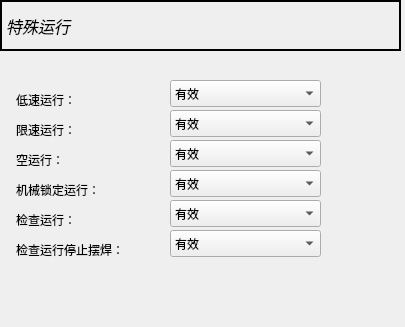
<?xml version="1.0" encoding="UTF-8"?>
<ui version="4.0">
 <class>SpeOperation</class>
 <widget class="QDialog" name="SpeOperation">
  <property name="geometry">
   <rect>
    <x>0</x>
    <y>0</y>
    <width>405</width>
    <height>327</height>
   </rect>
  </property>
  <property name="windowTitle">
   <string>Dialog</string>
  </property>
  <widget class="QLabel" name="label">
   <property name="geometry">
    <rect>
     <x>0</x>
     <y>0</y>
     <width>401</width>
     <height>51</height>
    </rect>
   </property>
   <property name="font">
    <font>
     <pointsize>12</pointsize>
     <italic>true</italic>
    </font>
   </property>
   <property name="frameShape">
    <enum>QFrame::WinPanel</enum>
   </property>
   <property name="text">
    <string>特殊运行</string>
   </property>
  </widget>
  <widget class="QLabel" name="label_2">
   <property name="geometry">
    <rect>
     <x>16</x>
     <y>90</y>
     <width>121</width>
     <height>20</height>
    </rect>
   </property>
   <property name="text">
    <string>低速运行：</string>
   </property>
  </widget>
  <widget class="QComboBox" name="comboBox">
   <property name="geometry">
    <rect>
     <x>170</x>
     <y>80</y>
     <width>151</width>
     <height>27</height>
    </rect>
   </property>
   <property name="currentText">
    <string>无效</string>
   </property>
   <item>
    <property name="text">
     <string>有效</string>
    </property>
   </item>
   <item>
    <property name="text">
     <string>无效</string>
    </property>
   </item>
  </widget>
  <widget class="QComboBox" name="comboBox_2">
   <property name="geometry">
    <rect>
     <x>170</x>
     <y>110</y>
     <width>151</width>
     <height>27</height>
    </rect>
   </property>
   <property name="currentText">
    <string>有效</string>
   </property>
   <item>
    <property name="text">
     <string>有效</string>
    </property>
   </item>
   <item>
    <property name="text">
     <string>无效</string>
    </property>
   </item>
  </widget>
  <widget class="QLabel" name="label_3">
   <property name="geometry">
    <rect>
     <x>16</x>
     <y>120</y>
     <width>121</width>
     <height>20</height>
    </rect>
   </property>
   <property name="text">
    <string>限速运行：</string>
   </property>
  </widget>
  <widget class="QLabel" name="label_4">
   <property name="geometry">
    <rect>
     <x>16</x>
     <y>180</y>
     <width>121</width>
     <height>20</height>
    </rect>
   </property>
   <property name="text">
    <string>机械锁定运行：</string>
   </property>
  </widget>
  <widget class="QComboBox" name="comboBox_3">
   <property name="geometry">
    <rect>
     <x>170</x>
     <y>170</y>
     <width>151</width>
     <height>27</height>
    </rect>
   </property>
   <property name="currentText">
    <string>有效</string>
   </property>
   <item>
    <property name="text">
     <string>有效</string>
    </property>
   </item>
   <item>
    <property name="text">
     <string>无效</string>
    </property>
   </item>
  </widget>
  <widget class="QComboBox" name="comboBox_4">
   <property name="geometry">
    <rect>
     <x>170</x>
     <y>140</y>
     <width>151</width>
     <height>27</height>
    </rect>
   </property>
   <property name="currentText">
    <string>有效</string>
   </property>
   <item>
    <property name="text">
     <string>有效</string>
    </property>
   </item>
   <item>
    <property name="text">
     <string>无效</string>
    </property>
   </item>
  </widget>
  <widget class="QLabel" name="label_5">
   <property name="geometry">
    <rect>
     <x>16</x>
     <y>150</y>
     <width>121</width>
     <height>20</height>
    </rect>
   </property>
   <property name="text">
    <string>空运行：</string>
   </property>
  </widget>
  <widget class="QLabel" name="label_6">
   <property name="geometry">
    <rect>
     <x>16</x>
     <y>240</y>
     <width>141</width>
     <height>20</height>
    </rect>
   </property>
   <property name="text">
    <string>检查运行停止摆焊：</string>
   </property>
  </widget>
  <widget class="QComboBox" name="comboBox_5">
   <property name="geometry">
    <rect>
     <x>170</x>
     <y>230</y>
     <width>151</width>
     <height>27</height>
    </rect>
   </property>
   <property name="currentText">
    <string>有效</string>
   </property>
   <item>
    <property name="text">
     <string>有效</string>
    </property>
   </item>
   <item>
    <property name="text">
     <string>无效</string>
    </property>
   </item>
  </widget>
  <widget class="QComboBox" name="comboBox_6">
   <property name="geometry">
    <rect>
     <x>170</x>
     <y>200</y>
     <width>151</width>
     <height>27</height>
    </rect>
   </property>
   <property name="currentText">
    <string>有效</string>
   </property>
   <item>
    <property name="text">
     <string>有效</string>
    </property>
   </item>
   <item>
    <property name="text">
     <string>无效</string>
    </property>
   </item>
  </widget>
  <widget class="QLabel" name="label_7">
   <property name="geometry">
    <rect>
     <x>16</x>
     <y>210</y>
     <width>121</width>
     <height>20</height>
    </rect>
   </property>
   <property name="text">
    <string>检查运行：</string>
   </property>
  </widget>
 </widget>
 <resources/>
 <connections/>
</ui>
